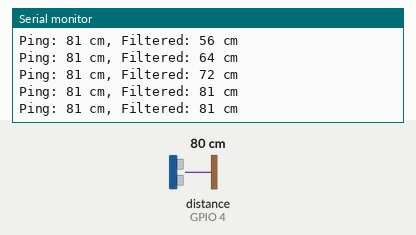
A program run on a simulated Seeed XIAO ESP32-S3. On the bench: the last lines printed to the serial monitor. Inputs (shaded band) come from the test bench; at power-on: distance to the obstacle (sensor on GPIO 4) 80 cm. The echo pulse lasts 58.3 µs per cm; nothing arrives over Bluetooth unless stated; a phone connects over Bluetooth LE 3 s after start.

Above: at 1.2 s.
1.3 s: distance to the obstacle (sensor on GPIO 4) set to 32 cm
At 1.31 s:
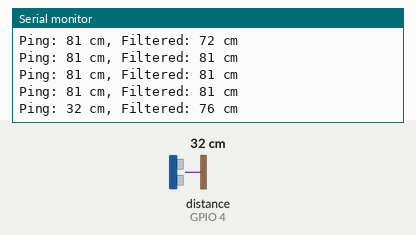
2.8 s: distance to the obstacle (sensor on GPIO 4) set to 27 cm
At 3.26 s:
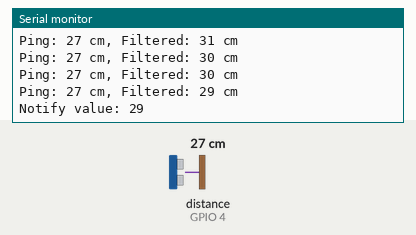
Timing chart, 0 to 5.8 s (numbered marks = the images above; inputs shaded):
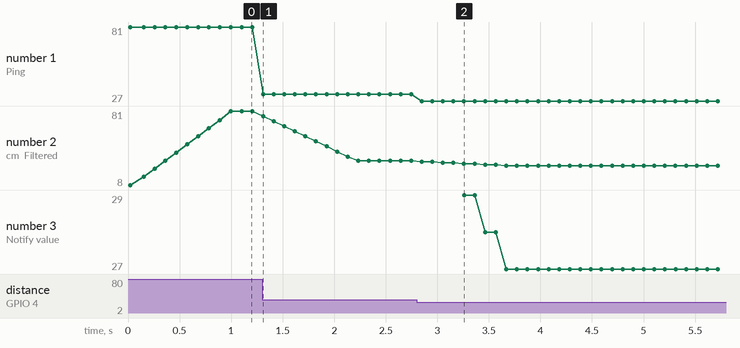

The program:

main.cpp
```cpp
#include <Arduino.h>
#include <BLEDevice.h>
#include <BLEServer.h>
#include <BLEUtils.h>
#include <BLE2902.h>
#include <stdlib.h>
#include <NewPing.h>

BLEServer *pServer = NULL;
BLECharacteristic *pCharacteristic = NULL;
bool deviceConnected = false;
bool oldDeviceConnected = false;
unsigned long previousMillis = 0;
const long interval = 1000;

#define TRIGGER_PIN D2
#define ECHO_PIN D3
#define MAX_DISTANCE 400

NewPing sonar(TRIGGER_PIN, ECHO_PIN, MAX_DISTANCE);

// TODO: add new global variables for your sensor readings and processed data
#define WINDOW_SIZE 10 // Size of the moving average window

unsigned int distanceReadings[WINDOW_SIZE]; // Array to store the last few readings
unsigned long sum = 0;                      // Sum of the readings in the window
unsigned int average = 0;                   // Average (filtered) value

// TODO: Change the UUID to your own (any specific one works, but make sure they're different from others'). You can generate one here: https://www.uuidgenerator.net/
#define SERVICE_UUID "a2b321e6-a00e-41f1-a21c-32329f18a33d"
#define CHARACTERISTIC_UUID "c661b50c-aa6d-4e83-a0ba-19a288b155f5"

class MyServerCallbacks : public BLEServerCallbacks
{
  void onConnect(BLEServer *pServer)
  {
    deviceConnected = true;
  };

  void onDisconnect(BLEServer *pServer)
  {
    deviceConnected = false;
  }
};

// TODO: add DSP algorithm functions here

void setup()
{
  Serial.begin(9600);
  Serial.println("Starting BLE work!");
  memset(distanceReadings, 0, sizeof(distanceReadings)); // Initialize the array

  // TODO: add codes for handling your sensor setup (pinMode, etc.)
  // pinMode(trigPin, OUTPUT); // Sets the trigPin as an Output
  // pinMode(echoPin, INPUT);  // Sets the echoPin as an Input

  // TODO: name your device to avoid conflictions
  BLEDevice::init("AxiLeoLab4");
  pServer = BLEDevice::createServer();
  pServer->setCallbacks(new MyServerCallbacks());
  BLEService *pService = pServer->createService(SERVICE_UUID);
  pCharacteristic = pService->createCharacteristic(
      CHARACTERISTIC_UUID,
      BLECharacteristic::PROPERTY_READ |
          BLECharacteristic::PROPERTY_WRITE |
          BLECharacteristic::PROPERTY_NOTIFY);
  pCharacteristic->addDescriptor(new BLE2902());
  pCharacteristic->setValue("AxiLeo");
  pService->start();
  // BLEAdvertising *pAdvertising = pServer->getAdvertising();  // this still is working for backward compatibility
  BLEAdvertising *pAdvertising = BLEDevice::getAdvertising();
  pAdvertising->addServiceUUID(SERVICE_UUID);
  pAdvertising->setScanResponse(true);
  pAdvertising->setMinPreferred(0x06); // functions that help with iPhone connections issue
  pAdvertising->setMinPreferred(0x12);
  BLEDevice::startAdvertising();
  Serial.println("Characteristic defined! Now you can read it in your phone!");
}

void loop()
{
  // TODO: add codes for handling your sensor readings (analogRead, etc.)
  // TODO: use your defined DSP algorithm to process the readings
  unsigned int distance = sonar.ping_cm(); // Get new reading

  sum -= distanceReadings[WINDOW_SIZE - 1]; // Subtract the oldest reading from sum
  // Shift all the readings, discard the oldest one
  for (int i = WINDOW_SIZE - 1; i > 0; i--)
  {
    distanceReadings[i] = distanceReadings[i - 1];
  }

  distanceReadings[0] = distance; // Add the new reading to the array
  sum += distance;                // Add the new reading to the sum

  average = sum / WINDOW_SIZE; // Calculate the moving average

  // Print raw and filtered data
  Serial.print("Ping: ");
  Serial.print(distance); // Raw data
  Serial.print(" cm, Filtered: ");
  Serial.print(average); // Filtered data
  Serial.println(" cm");

  if (deviceConnected)
  {
    // Send new readings to database
    // TODO: change the following code to send your own readings and processed data
    unsigned long currentMillis = millis();
    if (currentMillis - previousMillis >= interval)
    {
      if (average < 30)
      {
        pCharacteristic->setValue(average);
        pCharacteristic->notify();
        Serial.println("Notify value: "+String(average));
      }
    }
  }
  // disconnecting
  if (!deviceConnected && oldDeviceConnected)
  {
    delay(500);                  // give the bluetooth stack the chance to get things ready
    pServer->startAdvertising(); // advertise again
    Serial.println("Start advertising");
    oldDeviceConnected = deviceConnected;
  }
  // connecting
  if (deviceConnected && !oldDeviceConnected)
  {
    // do stuff here on connecting
    oldDeviceConnected = deviceConnected;
  }

  delay(100);
}
```

Measured:
- the behaviour switches between 30 and 29 cm on distance to the obstacle (sensor on GPIO 4) (found by bisection; images 1 and 2)
- after the input at 1.3 s, the serial monitor: prints a new line at once (image 1)
- after the input at 2.8 s, the serial monitor: prints a new line after 0.05 s (image 2)
- plotted number 1: 32 → 27 after the input at 2.8 s
- plotted number 2: 32 → 27 after the input at 2.8 s
